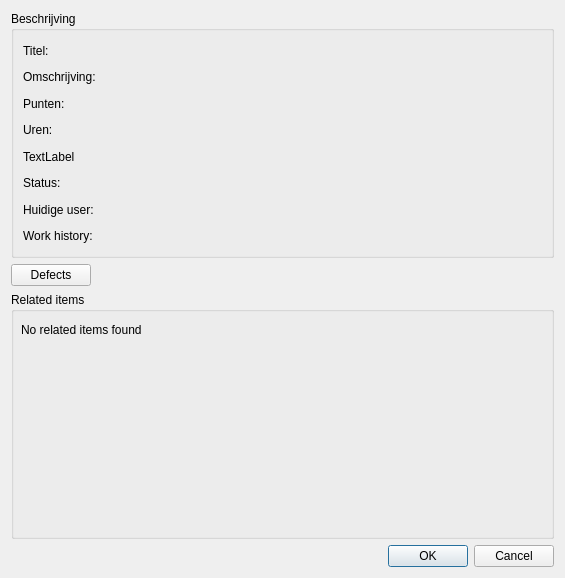
<?xml version="1.0" encoding="UTF-8"?>
<ui version="4.0">
 <class>SBI</class>
 <widget class="QDialog" name="SBI">
  <property name="geometry">
   <rect>
    <x>0</x>
    <y>0</y>
    <width>565</width>
    <height>578</height>
   </rect>
  </property>
  <layout class="QVBoxLayout" name="verticalLayout_2">
   <item>
    <widget class="QGroupBox" name="groupBox">
     <property name="title">
      <string>Beschrijving</string>
     </property>
     <layout class="QVBoxLayout" name="verticalLayout">
      <item>
       <widget class="QLabel" name="lbl_title">
        <property name="text">
         <string>Titel: </string>
        </property>
       </widget>
      </item>
      <item>
       <widget class="QLabel" name="lbl_description">
        <property name="text">
         <string>Omschrijving:</string>
        </property>
        <property name="wordWrap">
         <bool>true</bool>
        </property>
       </widget>
      </item>
      <item>
       <widget class="QLabel" name="lbl_remaining_hours">
        <property name="text">
         <string>Punten:</string>
        </property>
       </widget>
      </item>
      <item>
       <widget class="QLabel" name="lbl_completed_hours">
        <property name="text">
         <string>Uren:</string>
        </property>
       </widget>
      </item>
      <item>
       <widget class="QLabel" name="lbl_total_hours">
        <property name="text">
         <string>TextLabel</string>
        </property>
       </widget>
      </item>
      <item>
       <widget class="QLabel" name="lbl_status">
        <property name="text">
         <string>Status:</string>
        </property>
       </widget>
      </item>
      <item>
       <widget class="QLabel" name="lbl_current_user">
        <property name="text">
         <string>Huidige user:</string>
        </property>
       </widget>
      </item>
      <item>
       <widget class="QLabel" name="lbl_workhistory">
        <property name="text">
         <string>Work history:</string>
        </property>
       </widget>
      </item>
     </layout>
    </widget>
   </item>
   <item>
    <layout class="QHBoxLayout" name="horizontalLayout">
     <item>
      <widget class="QPushButton" name="pushButton">
       <property name="text">
        <string>Defects</string>
       </property>
      </widget>
     </item>
     <item>
      <spacer name="horizontalSpacer">
       <property name="orientation">
        <enum>Qt::Horizontal</enum>
       </property>
       <property name="sizeHint" stdset="0">
        <size>
         <width>40</width>
         <height>20</height>
        </size>
       </property>
      </spacer>
     </item>
    </layout>
   </item>
   <item>
    <layout class="QHBoxLayout" name="horizontalLayout_2">
     <item>
      <widget class="QGroupBox" name="groupBox_3">
       <property name="title">
        <string>Related items</string>
       </property>
       <widget class="QLabel" name="label_8">
        <property name="geometry">
         <rect>
          <x>10</x>
          <y>30</y>
          <width>151</width>
          <height>16</height>
         </rect>
        </property>
        <property name="text">
         <string>No related items found</string>
        </property>
       </widget>
      </widget>
     </item>
    </layout>
   </item>
   <item>
    <widget class="QDialogButtonBox" name="buttonBox">
     <property name="orientation">
      <enum>Qt::Horizontal</enum>
     </property>
     <property name="standardButtons">
      <set>QDialogButtonBox::Cancel|QDialogButtonBox::Ok</set>
     </property>
    </widget>
   </item>
  </layout>
 </widget>
 <resources/>
 <connections>
  <connection>
   <sender>buttonBox</sender>
   <signal>accepted()</signal>
   <receiver>SBI</receiver>
   <slot>accept()</slot>
   <hints>
    <hint type="sourcelabel">
     <x>248</x>
     <y>254</y>
    </hint>
    <hint type="destinationlabel">
     <x>157</x>
     <y>274</y>
    </hint>
   </hints>
  </connection>
  <connection>
   <sender>buttonBox</sender>
   <signal>rejected()</signal>
   <receiver>SBI</receiver>
   <slot>reject()</slot>
   <hints>
    <hint type="sourcelabel">
     <x>316</x>
     <y>260</y>
    </hint>
    <hint type="destinationlabel">
     <x>286</x>
     <y>274</y>
    </hint>
   </hints>
  </connection>
 </connections>
</ui>
